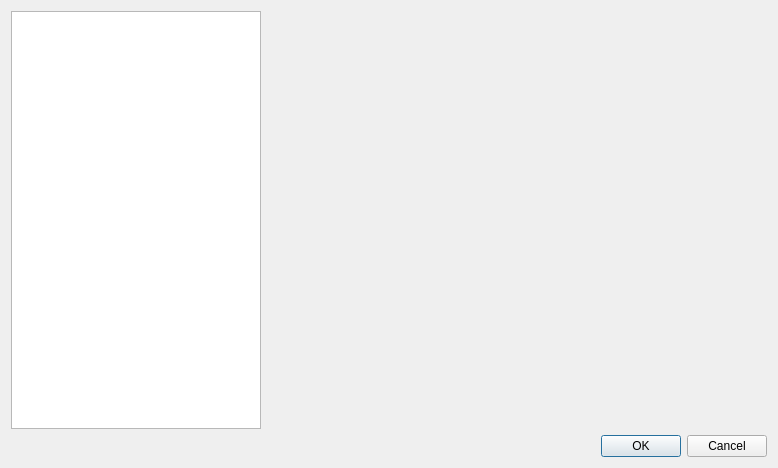
<?xml version="1.0" encoding="UTF-8"?>
<ui version="4.0">
 <class>SettingsDialog</class>
 <widget class="QDialog" name="SettingsDialog">
  <property name="geometry">
   <rect>
    <x>0</x>
    <y>0</y>
    <width>778</width>
    <height>468</height>
   </rect>
  </property>
  <property name="windowTitle">
   <string>Dialog</string>
  </property>
  <layout class="QVBoxLayout" name="verticalLayout">
   <item>
    <layout class="QHBoxLayout" name="horizontalLayout" stretch="1,2">
     <item>
      <widget class="QListWidget" name="settingsList"/>
     </item>
     <item>
      <widget class="QStackedWidget" name="settingsStack">
       <widget class="QWidget" name="page"/>
       <widget class="QWidget" name="page_2"/>
      </widget>
     </item>
    </layout>
   </item>
   <item>
    <widget class="QDialogButtonBox" name="buttonBox">
     <property name="orientation">
      <enum>Qt::Orientation::Horizontal</enum>
     </property>
     <property name="standardButtons">
      <set>QDialogButtonBox::StandardButton::Cancel|QDialogButtonBox::StandardButton::Ok</set>
     </property>
    </widget>
   </item>
  </layout>
 </widget>
 <resources/>
 <connections>
  <connection>
   <sender>buttonBox</sender>
   <signal>accepted()</signal>
   <receiver>SettingsDialog</receiver>
   <slot>accept()</slot>
   <hints>
    <hint type="sourcelabel">
     <x>248</x>
     <y>254</y>
    </hint>
    <hint type="destinationlabel">
     <x>157</x>
     <y>274</y>
    </hint>
   </hints>
  </connection>
  <connection>
   <sender>buttonBox</sender>
   <signal>rejected()</signal>
   <receiver>SettingsDialog</receiver>
   <slot>reject()</slot>
   <hints>
    <hint type="sourcelabel">
     <x>316</x>
     <y>260</y>
    </hint>
    <hint type="destinationlabel">
     <x>286</x>
     <y>274</y>
    </hint>
   </hints>
  </connection>
 </connections>
</ui>
